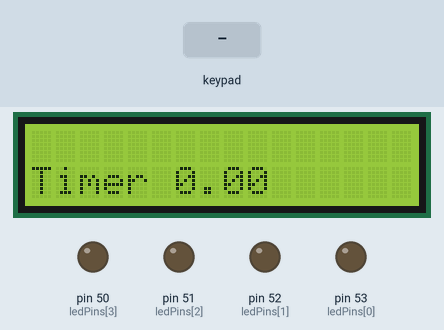
Recording of a sketch running on a simulated Arduino Mega 2560, built with avr-gcc and run on an emulated ATmega2560. On the bench: 16×2 character LCD, output pins drawn as LEDs (lit = HIGH). Wiring (inferred from the names in the program): 24Cxx EEPROM at I2C address 0x50. The inputs (shaded band) are chosen by the test bench. EEPROM starts erased; what the sketch prints to the serial monitor is not drawn.

Above: at 1.2 s.
1.3 s: key '*' pressed
At 1.39 s:
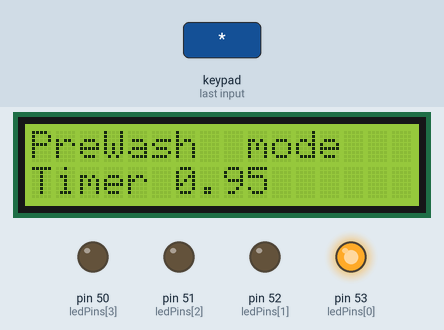
2.9 s: keypad keys 6 * 7 = pressed 0.4 s apart
At 4.2 s:
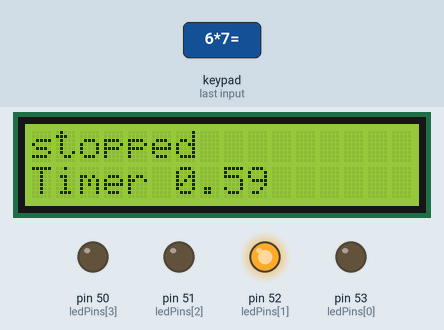
6.0 s: keypad keys 3 1 3 3 3 5 3 7 * pressed 0.4 s apart
At 10.6 s:
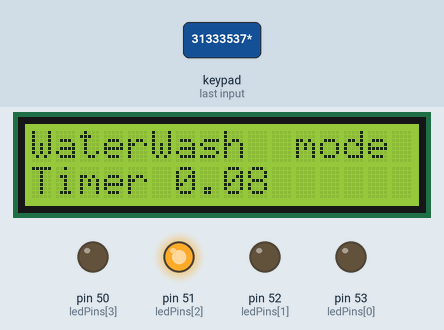
11.1 s: keypad keys 2 3 2 5 2 7 2 9 * pressed 0.4 s apart
At 15.1 s:
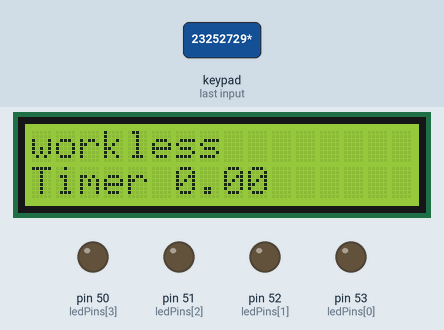
16.2 s: key '4' pressed
At 17.4 s:
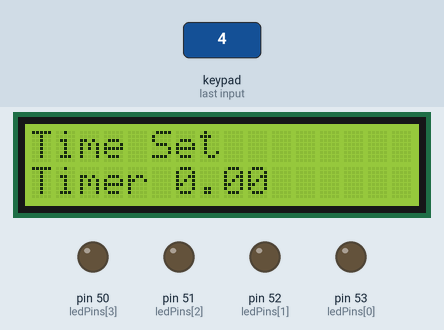
17.7 s: key '/' pressed
Timing chart, 0 to 20.4 s (numbered marks = the images above; inputs shaded):
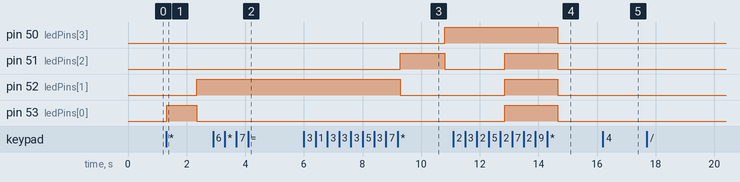

Measured:
- after the input at 1.3 s, pin 52 (ledPins[1]): LOW → HIGH after 1.0 s; pin 53 (ledPins[0]): LOW → HIGH at once, → LOW 1.0 s later; the display: first changes at once (image 1 shows a later state)
- after the input at 2.9 s, pin 50 (ledPins[3]): stays LOW (without the input it goes to HIGH after 2.5 s); pin 51 (ledPins[2]): stays LOW (without the input it goes to HIGH after 1.4 s)
- after the input at 6.0 s, pin 50 (ledPins[3]): LOW → HIGH after 4.8 s; pin 51 (ledPins[2]): LOW → HIGH after 3.3 s, → LOW 1.5 s later; pin 52 (ledPins[1]): HIGH → LOW after 3.3 s; the display: first changes after 3.2 s (image 3 shows a later state)
- after the input at 11.1 s, pin 50 (ledPins[3]): HIGH → LOW after 3.6 s; the display: first differs from a run without the input after 3.6 s (image 4 shows a later state)
- after the input at 16.2 s, the display: first changes at once (image 5 shows a later state)
- what the display in image 3 shows lasts 0.6 s, from 10.2 s to 10.8 s

The sketch:

lab7.ino
```cpp
#include <LiquidCrystal.h>
#include <Keypad.h>
#include <Wire.h>

#define ADRS_MICRO 0b1010000
#define ADRS_EEPROM_SAVE  50

char keys[4][4] = {
  {'7', '8', '9', '/'},
  {'4', '5', '6', '*'},
  {'1', '2', '3', '-'},
  {'o', '0', '=', '+'}
};
byte rowPins[4] = {31, 33, 35, 37};
byte colPins[4] = {23, 25, 27, 29};
Keypad kp = Keypad( makeKeymap(keys), rowPins, colPins, 4, 4 );
LiquidCrystal lcd(13, 12, 8, 9, 10, 11);
const byte ledPins[4] = {53, 52, 51, 50};
String inp;
enum Status {workless, setting, work, stopped, finish} status = workless;
String states[] = {"workless", "Time Set ", " mode", "stopped", "finish"};
uint8_t modesTimes[4] = {1, 2, 1, 2};
int timerTime = modesTimes[0];
byte curMode = 0;
byte changeTimeMode = 0;
bool showTimer = false;
float remainingTime;
long startTime = millis();
long lastSave = millis();

void printStatus(String mode = "") {
  lcd.clear();
  lcd.setCursor(0, 0);
  String modeTitle = "";
  switch (mode.toInt())
  {
  case 1:
      modeTitle="PreWash ";
      break;
  case 2:
      modeTitle="Wash ";
      break;
  case 3:
      modeTitle="WaterWash ";
      break;
  case 4:
      modeTitle="Dry ";
      break;
  }
  lcd.print(modeTitle + states[status]);
  inp = "";
}

void writeMem(uint16_t memAdrs, uint8_t* data, int sz) {
  Wire.beginTransmission(ADRS_MICRO);
  Wire.write((uint8_t)((memAdrs & 0xFF00) >> 8));
  Wire.write((uint8_t)((memAdrs & 0x00FF) >> 0));
  for (int i = 0; i < sz; i++) {
    Wire.write(data[i]);
     Serial.print("Transition: ");
     Serial.println(data[i]);
    delay(50);
  }
  Wire.endTransmission();
  delay(50);
}

void readMem(uint16_t memAdrs, uint8_t* data, int sz) {
  Wire.beginTransmission(ADRS_MICRO);
  Wire.write((uint8_t)((memAdrs & 0xFF00) >> 8));
  Wire.write((uint8_t)((memAdrs & 0x00FF) >> 0));
  Wire.endTransmission();

  Wire.requestFrom(ADRS_MICRO, sz);
  for (int i = 0; i < sz; i++) {
    data[i] = Wire.read();
  }
}

void loadStatus() {
  uint8_t fetchedData[10] = {0};
  readMem(ADRS_EEPROM_SAVE, fetchedData, 10);
  if (fetchedData[0] == 255)
    return;

  status = fetchedData[0];
  curMode = fetchedData[1];
  for (int i = 0; i < 4; i++){
    modesTimes[i] = fetchedData[2 + i];
    remainingTime = timerTime = *(float*)(fetchedData + 6);
  }
  if (status == work) {
    showTimer = true;
    digitalWrite(ledPins[curMode], HIGH);
    printStatus(String(curMode + 1));
  } else {
    if (status == finish) {
      for (int i = 0; i < 4; i++)
        digitalWrite(ledPins[i], HIGH);
    } else if (curMode == stopped) {
      digitalWrite(ledPins[curMode], HIGH);
    }

    printStatus();
  }
}

void saveStatus() {
  uint8_t pulledData[10] = {0};
  pulledData[0] = (uint8_t) status;
  pulledData[1] = (uint8_t) curMode;
  for (int i = 0; i < 4; i++)
    pulledData[2 + i] = modesTimes[i];
  *(float*)(pulledData + 6) = remainingTime;
  writeMem(ADRS_EEPROM_SAVE, pulledData, 10);
}

void nextMode() {
  curMode = (curMode + 1) % 4;
  if (curMode == 0) {
    showTimer = false;
    status = finish;
    for (int i = 0; i < 4; i++)
      digitalWrite(ledPins[i], HIGH);
    printStatus();
    return;
  }
  startTime = millis();
  timerTime = modesTimes[curMode];
  digitalWrite(ledPins[curMode - 1], LOW);
  digitalWrite(ledPins[curMode], HIGH);
  printStatus(String(curMode + 1));
}

float TimeRemains() {
  if (!showTimer) {
    return remainingTime;
  }
  long curTime = millis();
    Serial.println(curTime);
    Serial.println(timerTime);
    Serial.println(startTime);
  remainingTime = ((float) timerTime) - ((curTime - startTime) / 1000.0);
    Serial.println(remainingTime);
  if (remainingTime <= 0) {
    nextMode();
    remainingTime = 0;
  }
  Serial.println(remainingTime);
  return remainingTime;
}

void setup() {
  Serial.begin(9600);
  Wire.begin();
  lcd.begin(16, 2);
  lcd.clear();
  lcd.setCursor(0, 0);

  for (int i = 0; i < 4; i++)
    pinMode(ledPins[i], OUTPUT);

  loadStatus();
}

void loop() {
  float timer = TimeRemains();
  lcd.setCursor(0, 1);
  lcd.print("Timer " + String(timer) + "  ");
  char key = kp.getKey();
  if (key) {
    if (status == workless && (key >= '1' && key <= '4')) {
      status = setting;
      changeTimeMode = key - '0' - 1;
      printStatus();
    } else if (status == setting && key == '=') {
      status = workless;
      modesTimes[changeTimeMode] = inp.toInt();
      printStatus();
    } else if (status == work && key == '*') {
      status = stopped;
      showTimer = false;
      timerTime = remainingTime;
      printStatus();
    } else if (status == workless && key == '*') {
      status = work;
      timerTime = modesTimes[0];
      curMode = 0;
      startTime = millis();
      showTimer = true;
      digitalWrite(ledPins[0], HIGH);
      printStatus(String(curMode + 1));
    } else if (status == stopped && key == '*') {
      status = work;
      startTime = millis();
      showTimer = true;
      timerTime = remainingTime;
      printStatus(String(curMode + 1));
    } else if (status == finish && key == '*') {
      status = workless;
      for (int i = 0; i < 4; i++)
        digitalWrite(ledPins[i], LOW);
      printStatus();
    } else if (status == setting) {
      lcd.setCursor(states[status].length() + inp.length(), 0);
      lcd.print(key);
      inp += key;
    }
  }
  if ((millis() - lastSave) > 3000) {
    saveStatus();
    lastSave = millis();
  }
  delay(50);
}
```
